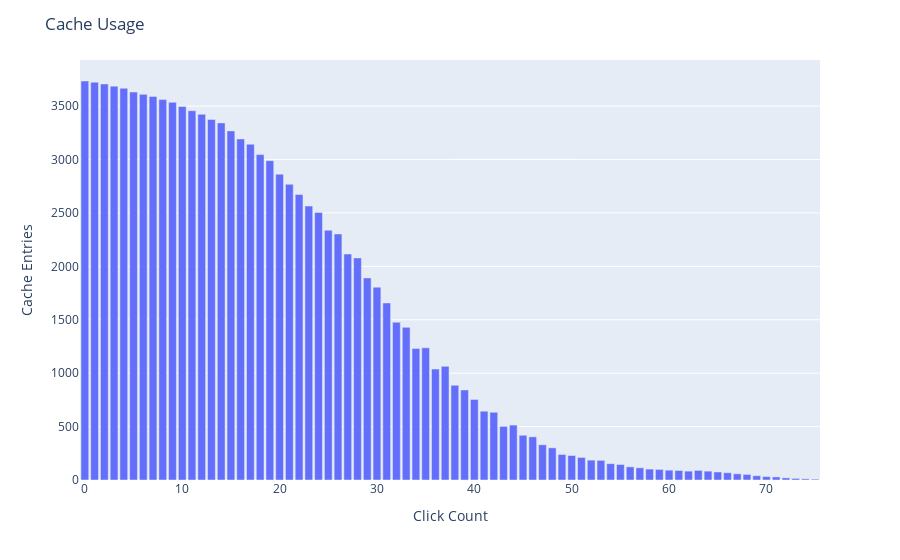

The notebook cell this image was saved under:
### Markdown cell above
## Apply Update Rule to Stones

Apply the update rule to our list of stones.

### Code cell
from itertools import groupby
from plotly import express as px

cache = {}
count = 0
for stone in STONES:
    count += get_blink_count(stone, 75, cache)

print(f"count = {count}, cache size = {len(cache)}")

# Get keys sorted and grouped by blink_count
#
sorted_keys = sorted(cache.keys(), key=lambda k: k[1])
grouped_keys = [
    (blink_count, len(list(keys)))
    for blink_count, keys in groupby(sorted_keys, key=lambda k: k[1])
]

# Plot the number of cache entries per click count.
#
fig = px.bar(x=[key[0] for key in grouped_keys], y=[key[1] for key in grouped_keys])
fig.update_layout(title_text = "Cache Usage", xaxis_title="Click Count", yaxis_title="Cache Entries")
fig.show()

### Figure 1 — Plotly figure (JSON) as saved in the notebook; plotly's stock layout.template omitted (floating-point values rounded to 4 significant figures)
{"data": [{"alignmentgroup": "True", "hovertemplate": "x=%{x}<br>y=%{y}<extra></extra>", "legendgroup": "", "marker": {"color": "#636efa", "pattern": {"shape": ""}}, "name": "", "offsetgroup": "", "orientation": "v", "showlegend": false, "textposition": "auto", "type": "bar", "x": [0, 1, 2, 3, 4, 5, 6, 7, 8, 9, 10, 11, 12, 13, 14, 15, 16, 17, 18, 19, 20, 21, 22, 23, 24, 25, 26, 27, 28, 29, 30, 31, 32, 33, 34, 35, 36, 37, 38, 39, 40, 41, 42, 43, 44, 45, 46, 47, 48, 49, 50, 51, 52, 53, 54, 55, 56, 57, 58, 59, 60, 61, 62, 63, 64, 65, 66, 67, 68, 69, 70, 71, 72, 73, 74, 75], "xaxis": "x", "y": [3735, 3724, 3707, 3687, 3667, 3632, 3610, 3591, 3561, 3536, 3496, 3457, 3424, 3374, 3343, 3268, 3193, 3143, 3046, 2989, 2863, 2768, 2672, 2564, 2505, 2338, 2303, 2115, 2079, 1892, 1805, 1657, 1477, 1429, 1232, 1237, 1039, 1064, 887, 843, 754, 644, 634, 502, 514, 419, 404, 330, 301, 239, 229, 211, 186, 184, 153, 145, 123, 114, 102, 99, 92, 89, 83, 90, 83, 75, 68, 58, 52, 40, 32, 29, 20, 15, 11, 8], "yaxis": "y"}], "layout": {"barmode": "relative", "legend": {"tracegroupgap": 0}, "margin": {"t": 60}, "title": {"text": "Cache Usage"}, "xaxis": {"anchor": "y", "domain": [0, 1], "title": {"text": "Click Count"}}, "yaxis": {"anchor": "x", "domain": [0, 1], "title": {"text": "Cache Entries"}}}}
